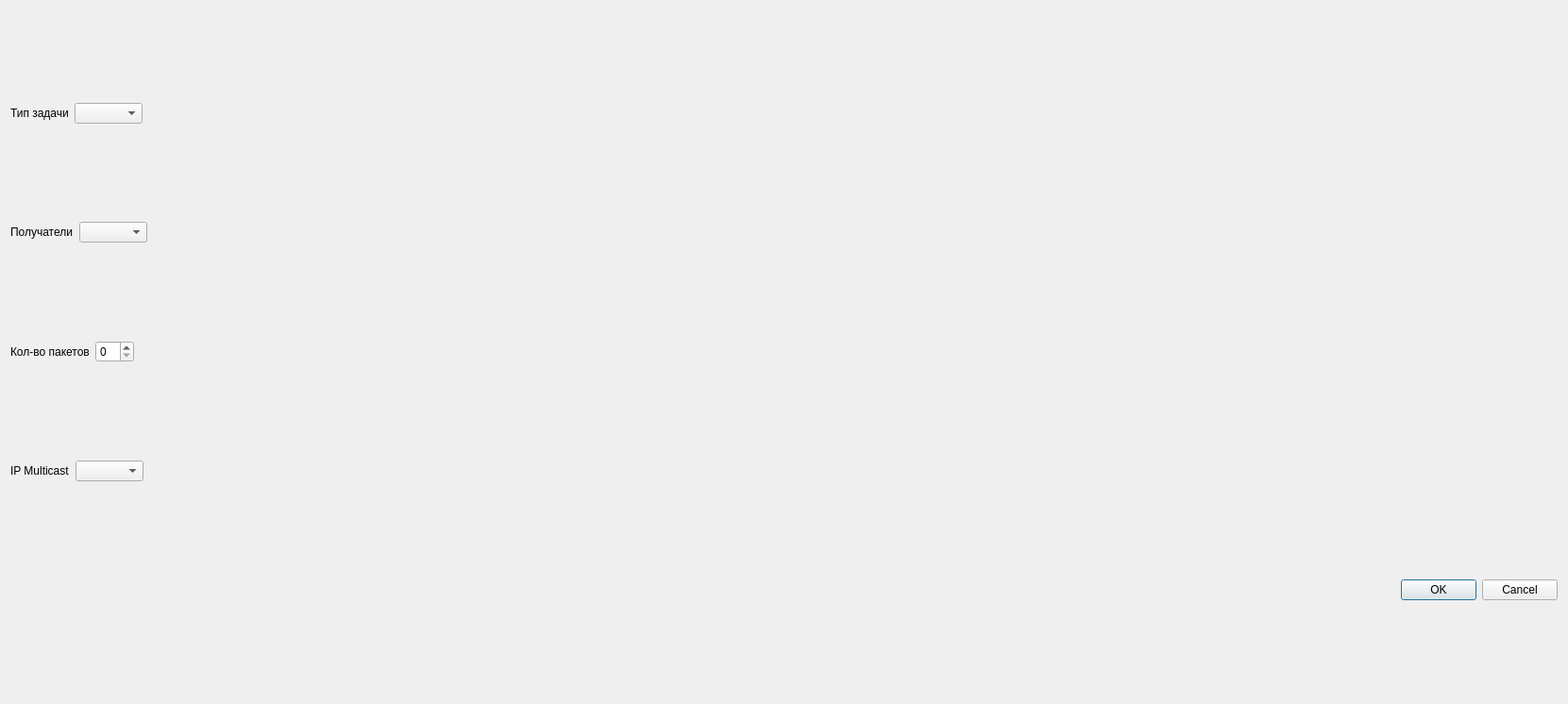
<?xml version="1.0" encoding="UTF-8"?>
<ui version="4.0">
 <class>Dialog1</class>
 <widget class="QDialog" name="Dialog1">
  <property name="geometry">
   <rect>
    <x>0</x>
    <y>0</y>
    <width>1661</width>
    <height>746</height>
   </rect>
  </property>
  <property name="windowTitle">
   <string>Dialog</string>
  </property>
  <layout class="QVBoxLayout" name="verticalLayout">
   <item>
    <layout class="QHBoxLayout" name="horizontalLayout">
     <item>
      <widget class="QLabel" name="label">
       <property name="text">
        <string>Тип задачи</string>
       </property>
      </widget>
     </item>
     <item>
      <widget class="QComboBox" name="comboBox"/>
     </item>
     <item>
      <spacer name="horizontalSpacer">
       <property name="orientation">
        <enum>Qt::Horizontal</enum>
       </property>
       <property name="sizeHint" stdset="0">
        <size>
         <width>308</width>
         <height>20</height>
        </size>
       </property>
      </spacer>
     </item>
    </layout>
   </item>
   <item>
    <layout class="QHBoxLayout" name="horizontalLayout_6">
     <item>
      <layout class="QHBoxLayout" name="horizontalLayout_3">
       <item>
        <widget class="QLabel" name="label_3">
         <property name="text">
          <string>Получатели</string>
         </property>
        </widget>
       </item>
       <item>
        <widget class="QComboBox" name="comboBox_2"/>
       </item>
      </layout>
     </item>
     <item>
      <spacer name="horizontalSpacer_2">
       <property name="orientation">
        <enum>Qt::Horizontal</enum>
       </property>
       <property name="sizeHint" stdset="0">
        <size>
         <width>308</width>
         <height>20</height>
        </size>
       </property>
      </spacer>
     </item>
    </layout>
   </item>
   <item>
    <layout class="QHBoxLayout" name="horizontalLayout_7">
     <item>
      <layout class="QHBoxLayout" name="horizontalLayout_4">
       <item>
        <widget class="QLabel" name="label_2">
         <property name="text">
          <string>Кол-во пакетов</string>
         </property>
        </widget>
       </item>
       <item>
        <widget class="QSpinBox" name="spinBox"/>
       </item>
      </layout>
     </item>
     <item>
      <spacer name="horizontalSpacer_3">
       <property name="orientation">
        <enum>Qt::Horizontal</enum>
       </property>
       <property name="sizeHint" stdset="0">
        <size>
         <width>308</width>
         <height>20</height>
        </size>
       </property>
      </spacer>
     </item>
    </layout>
   </item>
   <item>
    <layout class="QHBoxLayout" name="horizontalLayout_8">
     <item>
      <widget class="QLabel" name="label_4">
       <property name="text">
        <string>IP Multicast</string>
       </property>
      </widget>
     </item>
     <item>
      <widget class="QComboBox" name="comboBox_3"/>
     </item>
     <item>
      <spacer name="horizontalSpacer_4">
       <property name="orientation">
        <enum>Qt::Horizontal</enum>
       </property>
       <property name="sizeHint" stdset="0">
        <size>
         <width>308</width>
         <height>20</height>
        </size>
       </property>
      </spacer>
     </item>
    </layout>
   </item>
   <item>
    <layout class="QHBoxLayout" name="horizontalLayout_2">
     <item>
      <spacer name="horizontalSpacer_5">
       <property name="orientation">
        <enum>Qt::Horizontal</enum>
       </property>
       <property name="sizeHint" stdset="0">
        <size>
         <width>898</width>
         <height>20</height>
        </size>
       </property>
      </spacer>
     </item>
     <item>
      <widget class="QDialogButtonBox" name="buttonBox">
       <property name="orientation">
        <enum>Qt::Horizontal</enum>
       </property>
       <property name="standardButtons">
        <set>QDialogButtonBox::Cancel|QDialogButtonBox::Ok</set>
       </property>
      </widget>
     </item>
    </layout>
   </item>
  </layout>
 </widget>
 <resources/>
 <connections>
  <connection>
   <sender>buttonBox</sender>
   <signal>accepted()</signal>
   <receiver>Dialog1</receiver>
   <slot>accept()</slot>
   <hints>
    <hint type="sourcelabel">
     <x>248</x>
     <y>254</y>
    </hint>
    <hint type="destinationlabel">
     <x>157</x>
     <y>274</y>
    </hint>
   </hints>
  </connection>
  <connection>
   <sender>buttonBox</sender>
   <signal>rejected()</signal>
   <receiver>Dialog1</receiver>
   <slot>reject()</slot>
   <hints>
    <hint type="sourcelabel">
     <x>316</x>
     <y>260</y>
    </hint>
    <hint type="destinationlabel">
     <x>286</x>
     <y>274</y>
    </hint>
   </hints>
  </connection>
 </connections>
</ui>
